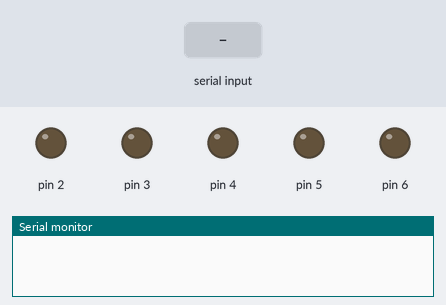
A sketch run on a simulated Arduino Uno, built with avr-gcc and run on an emulated ATmega328P. Parts: output pins drawn as LEDs (lit = HIGH), the last lines printed to the serial monitor. Inputs (shaded band) come from the test bench.

Above: at 1.2 s.
1.3 s: "1" received over Serial
At 2.5 s:
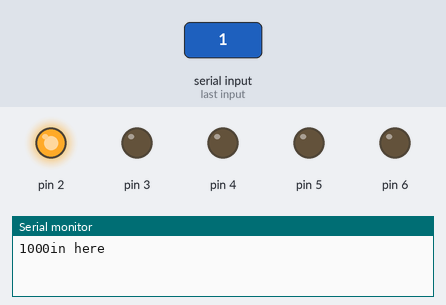
2.8 s: "0" received over Serial
At 3.7 s:
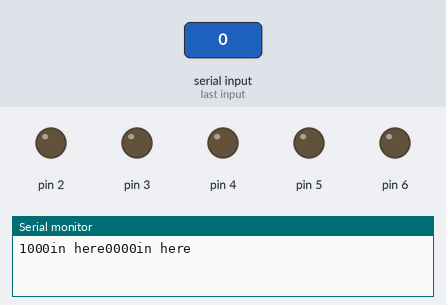
Timing chart, 0 to 5.8 s (numbered marks = the images above; inputs shaded):
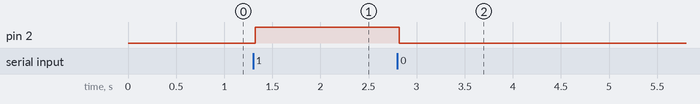

The sketch:

HapticPhoneArduino.ino
```cpp
int i;
int intArray;
String activatedArray;
// String s ="11100";
char zero ='0';
char one ='1';

void setup() {
  // start serial port at 9600 bps:
  Serial.begin(115200);
  Serial.setTimeout(20);
  pinMode(2, OUTPUT);
  pinMode(3, OUTPUT);
  pinMode(4, OUTPUT);
  pinMode(5, OUTPUT);
  pinMode(6, OUTPUT);
  //pinMode(LED_BUILTIN,OUTPUT);
  //digitalWrite(LED_BUILTIN, LOW);
  digitalWrite(2, LOW);
  digitalWrite(3, LOW);
  digitalWrite(4, LOW);
  digitalWrite(5, LOW);
  digitalWrite(6, LOW);

}
void loop() {
  // if we get a valid byte, read analog ins:
  if (Serial.available() > 0) {
    // get incoming byte:
      activatedArray = Serial.readString();
      activatedArray.trim();
      // Serial.print(activatedArray[0]);
      // Serial.print(activatedArray[1]);
      // Serial.print(activatedArray[2]);
      // Serial.print(activatedArray[3]);
      // Serial.print(activatedArray);
      // i =activatedArray.compareTo(s);
      // Serial.print(i);
      activate(activatedArray);

      // if (activatedArray.compareTo(s) == 0)
      // {
      //  //digitalWrite(2, HIGH);
      //     Serial.print(activatedArray[0]);
      //     Serial.print(activatedArray[1]);
      //     Serial.print(activatedArray[2]);
      //     Serial.print(activatedArray[3]);
      //     Serial.print(activatedArray[4]);
      // }


  }
  //delay(100);

}

void activate(String hapticArray)
{
  if (hapticArray[0] == one)
  {
    Serial.print("1");
    digitalWrite(2, HIGH);
    // delay(200);
    // digitalWrite(2,LOW);
  }
  else{Serial.print(0);digitalWrite(2, LOW);}

  if (hapticArray[1] == one)
  {
    Serial.print("1");
    digitalWrite(3, HIGH);
    // delay(200);
    // digitalWrite(3,LOW);
  }
  else{Serial.print(0);digitalWrite(3, LOW);}

  if (hapticArray[2] == one)
  {
    Serial.print("1");
    digitalWrite(4, HIGH);
    // delay(200);
    // digitalWrite(4,LOW);
  }
  else{Serial.print(0);digitalWrite(4, LOW);}

  if (hapticArray[3] == one)
  {
    Serial.print("1");
    digitalWrite(5, HIGH);
    // delay(200);
    // digitalWrite(5,LOW);
  }
  else{Serial.print(0);digitalWrite(5, LOW);}

  if (hapticArray[4] == one)
  {
    Serial.print("1");
    digitalWrite(6, HIGH);
    // delay(200);
    // digitalWrite(6,LOW);
  }
  else{Serial.print("in here");digitalWrite(6, LOW);}

}
```

Measured:
- after the input at 1.3 s, pin 2: LOW → HIGH at once
- after the input at 2.8 s, pin 2: HIGH → LOW at once
